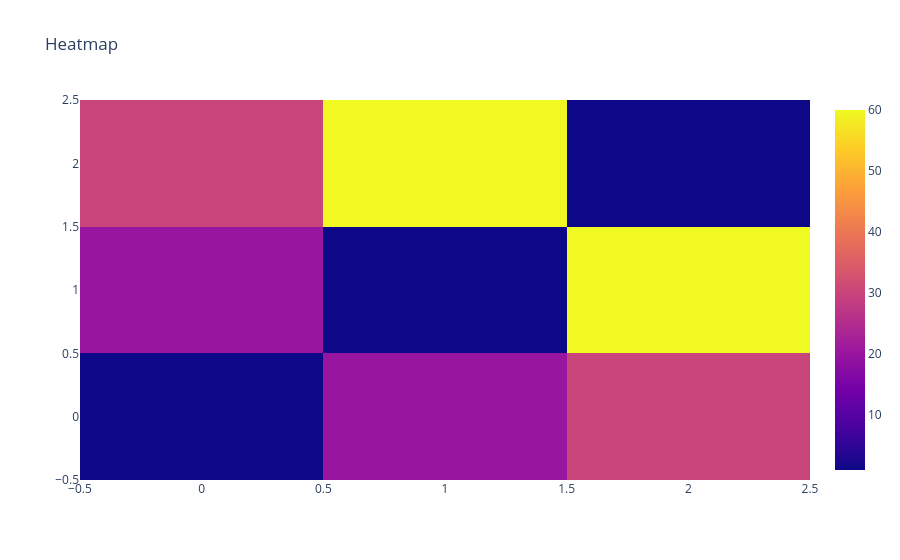

Notebook code for this chart:
### Markdown cell above
#### Heatmaps
Heatmaps are useful for visualizing matrix-like data or correlations between variables.

### Code cell
import plotly.graph_objs as go

# Sample data
z = [[1, 20, 30],
     [20, 1, 60],
     [30, 60, 1]]

# Create a trace
trace = go.Heatmap(z=z)

# Create a layout
layout = go.Layout(title='Heatmap')

# Create a figure and plot it
fig = go.Figure(data=[trace], layout=layout)
fig.show()

### Figure 1 — Plotly figure (JSON) as saved in the notebook; plotly's stock layout.template omitted (floating-point values rounded to 4 significant figures)
{"data": [{"type": "heatmap", "z": [[1, 20, 30], [20, 1, 60], [30, 60, 1]]}], "layout": {"title": {"text": "Heatmap"}}}
